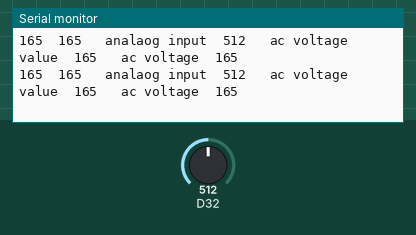
Recording of a sketch running on a simulated Arduino Due. Shown: the last lines printed to the serial monitor. The test bench sets the inputs (shaded band); at power-on: D32 = 512 (analog values on the 0–1023 scale).

Above: at 1.2 s.
1.3 s: D32 set to 716
At 2.1 s:
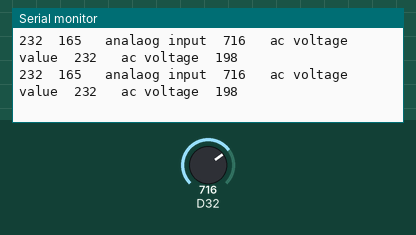
2.8 s: D32 set to 306
At 3.5 s:
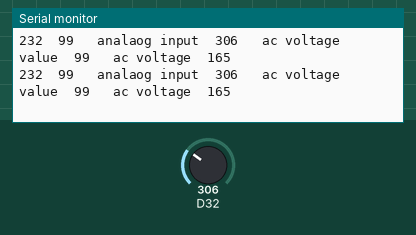
Timing chart, 0 to 3.8 s (numbered marks = the images above; inputs shaded):
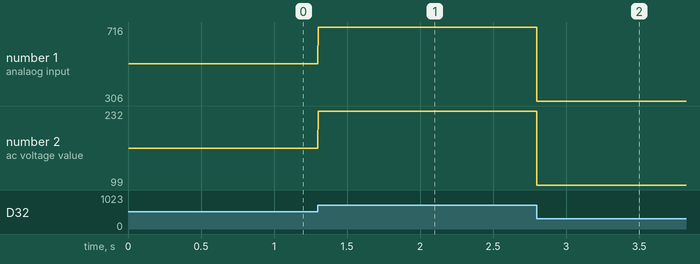

The sketch:

ammeter.ino
```cpp
void setup() {
  // put your setup code here, to run once:
  Serial.begin(9600);
  analogReadResolution(10);
}
int m, n, c, maxi = 0, mini = 1023, v = 0;
void loop() {
  // put your main code here, to run repeatedly:
  //Serial.print(analogRead(33));
  //Serial.print("\t\t");
  //Serial.println(analogRead(32));

  m = analogRead(32); // read analog values from pin A0 across capacitor
  n = (m * .324077); //304177 converts analog value(x) into input ac supply value using this formula ( explained in woeking section)
  //  if (c<100){
  if ((maxi < n) && (n!=0)) {
    maxi = n;
  }
  //  }
  //  if (c<100){
  if ((mini > n) && (n!=0)) {
    mini = n;
  }
//  if (n==0){
//    mini = 0;
//    maxi = 0;
//    v = 0;
//    c = 0;
//  }
  //  }
  c++;
  if (c > 10) {
//    delay(400);
    Serial.print(maxi);
    Serial.print("\t");
    Serial.print(mini);
    v = (maxi + mini) / 2;
  }
  Serial.print("   analaog input  " ) ; // specify name to the corresponding value to be printed
  Serial.print(m) ; // print input analog value on serial monitor
  Serial.print("   ac voltage value  ") ; // specify name to the corresponding value to be printed
  Serial.print(n) ; // prints the ac value on Serial monitor
  Serial.print("   ac voltage  ") ; // specify name to the corresponding value to be printed
  Serial.print(v) ; // prints the ac value on Serial monitor
  Serial.println();
}
```

Measured:
- after the input at 1.3 s, the serial monitor: prints a new line at once (image 1)
- after the input at 2.8 s, the serial monitor: prints a new line at once (image 2)
- plotted number 1: 512 → 716 after the input at 1.3 s, 716 → 306 after the input at 2.8 s
- plotted number 2: 165 → 232 after the input at 1.3 s, 232 → 99 after the input at 2.8 s
